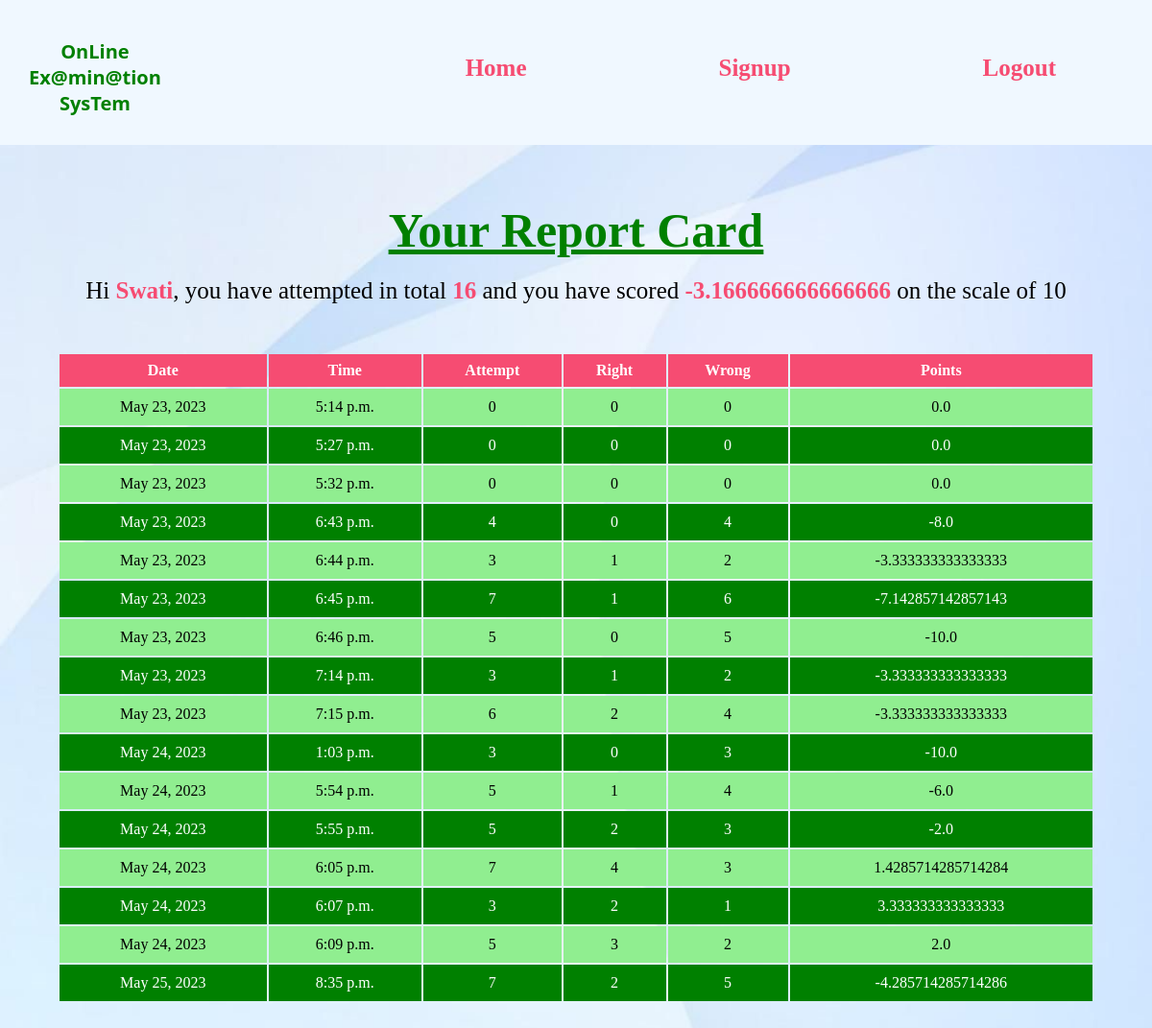
Page /ots/test-history (signed in) on the committed database.
### ots/models.py (models this page shows)
class Candidate(models.Model):
    username=models.CharField(primary_key=True,max_length=30)
    password=models.CharField(null=False,max_length=20)
    name=models.CharField(null=False,max_length=30)
    test_attempted=models.IntegerField(default=0)
    points=models.FloatField(default=0.0)

class Result(models.Model):
    resultid=models.BigAutoField(primary_key=True,auto_created=True)
    username=models.ForeignKey(Candidate,on_delete=models.CASCADE)
    date=models.DateField(auto_now=True)
    time=models.TimeField(auto_now=True)
    attempt=models.IntegerField()
    right=models.IntegerField()
    wrong=models.IntegerField()
    points=models.FloatField()

### ots/views.py (the view)
# urls.py: path('test-history',testResultHistory,name="testHistory"),
def  testResultHistory(request):
    if 'name' not in request.session.keys():
        res= HttpResponseRedirect("login")
    candidate=Candidate.objects.filter(username=request.session['username'])
    results=Result.objects.filter(username_id=candidate[0].username)
    context={
        'candidate':candidate[0],'results':results
    }
    res=render(request,'candidate_history.html',context)
    return res

### ots/templates/candidate_history.html (shortened to what this page needs)
{% load static %}
<!DOCTYPE html>
<html lang="en">
<head>
</head>
<body>
    <section id="header">
        <p class="logo">OnLine <br>Ex@min@tion<br> SysTem</p>
        <ul id="navbar">
            <li><a href="{%url 'ots:welcome' %}">Home</a>
            <li><a href="{%url 'ots:registrationForm' %}">Signup</a>
            <li><a href="{%url 'ots:logout' %}">Logout</a>
            </ul>
        </section>
<h1>Your Report Card</h1>
<p>Hi <span>{{candidate.name}}</span>, you have attempted in total <span>{{candidate.test_attempted}} </span>and you have scored <span>{{candidate.points}}</span> on the scale of 10
</p>
<table>
    <tr>
        <th>Date</th>
        <th>Time</th>
        <th>Attempt</th>
        <th>Right</th>
        <th>Wrong</th>
        <th>Points</th>
    </tr>
    {%for r in results%}
            <tr>
                <td>{{r.date}}</td>
                <td>{{r.time}}</td>
                <td>{{r.attempt}}</td>
                <td>{{r.right}}</td>
                <td>{{r.wrong}}</td>
                <td>{{r.points}}</td>
            </tr>
            {%endfor%}
</table>

### ots/templates/candidate_history.html (style rules this page uses)
* { margin: 0; box-sizing: border-box; }
#header { display: flex; align-items: center; justify-content: space-between; padding-left: 0px ; padding-top: 20px; padding-bottom: 30px; background-color: aliceblue; box-shadow: 0 5px 15 px regba(0,0,0,0.6); z-index: 999; position: sticky; top:0; left:0; }
#navbar { display: flex; align-items: center; justify-content: center; }
#navbar li { text-decoration: none; list-style: none; padding: 0 100px; }
#navbar li a { display: flex; text-decoration: none; font-size: 18px; font-weight: 600; font-size: 25PX; color: #f64C72; transition: 0.3s ease; }
.logo { font-family: 'Segoe UI', Tahoma, Geneva, Verdana, sans-serif; font-weight: bold; font-size: 20px; margin-left: 30px; color: green }
body { background-image: url("/static/bg3.jpg"); min-height: 100vh; background-position: center; background-repeat: no-repeat; background-size: cover; }
table { width: 90%; margin: 0 auto; margin-top: 50px; margin-bottom: 50px; }
table tr:nth-child(odd) { background-color: green; color: white; height: 30px; }
table tr:nth-child(even) { background-color: lightgreen; height: 30px; }
table tr:first-child { background-color: #f64C72; }
table td { text-align: center; padding: 10px; }
table th { padding:8px ; }
span { color: #f64C72; font-weight: bold ; }
h1 { text-align: center; color: green; font-size: 50px; margin-top: 60px; text-decoration: underline; }
p { text-align: center; font-size: 25px; margin-top: 20px; }

### rows in the picture
Candidate: name "Swati", test_attempted "16", points "-3.166666666666666"
Result: date "May 23, 2023", time "5:14 p.m.", attempt "0", right "0", wrong "0", points "0.0"
Result: date "May 23, 2023", time "5:27 p.m.", attempt "0", right "0", wrong "0", points "0.0"
Result: date "May 23, 2023", time "5:32 p.m.", attempt "0", right "0", wrong "0", points "0.0"
Result: date "May 23, 2023", time "6:43 p.m.", attempt "4", right "0", wrong "4", points "-8.0"
Result: date "May 23, 2023", time "6:44 p.m.", attempt "3", right "1", wrong "2", points "-3.333333333333333"
Result: date "May 23, 2023", time "6:45 p.m.", attempt "7", right "1", wrong "6", points "-7.142857142857143"
Result: date "May 23, 2023", time "6:46 p.m.", attempt "5", right "0", wrong "5", points "-10.0"
Result: date "May 23, 2023", time "7:14 p.m.", attempt "3", right "1", wrong "2", points "-3.333333333333333"
Result: date "May 23, 2023", time "7:15 p.m.", attempt "6", right "2", wrong "4", points "-3.333333333333333"
Result: date "May 24, 2023", time "1:03 p.m.", attempt "3", right "0", wrong "3", points "-10.0"
Result: date "May 24, 2023", time "5:54 p.m.", attempt "5", right "1", wrong "4", points "-6.0"
Result: date "May 24, 2023", time "5:55 p.m.", attempt "5", right "2", wrong "3", points "-2.0"
Result: date "May 24, 2023", time "6:05 p.m.", attempt "7", right "4", wrong "3", points "1.4285714285714284"
Result: date "May 24, 2023", time "6:07 p.m.", attempt "3", right "2", wrong "1", points "3.333333333333333"
Result: date "May 24, 2023", time "6:09 p.m.", attempt "5", right "3", wrong "2", points "2.0"
Result: date "May 25, 2023", time "8:35 p.m.", attempt "7", right "2", wrong "5", points "-4.285714285714286"
